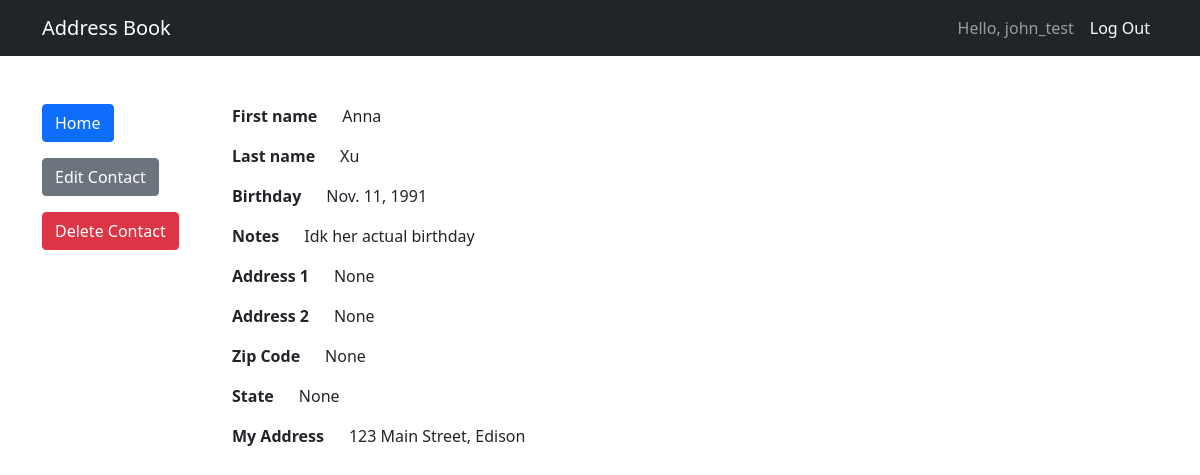
The app's page /contacts/10 (signed in), older data.
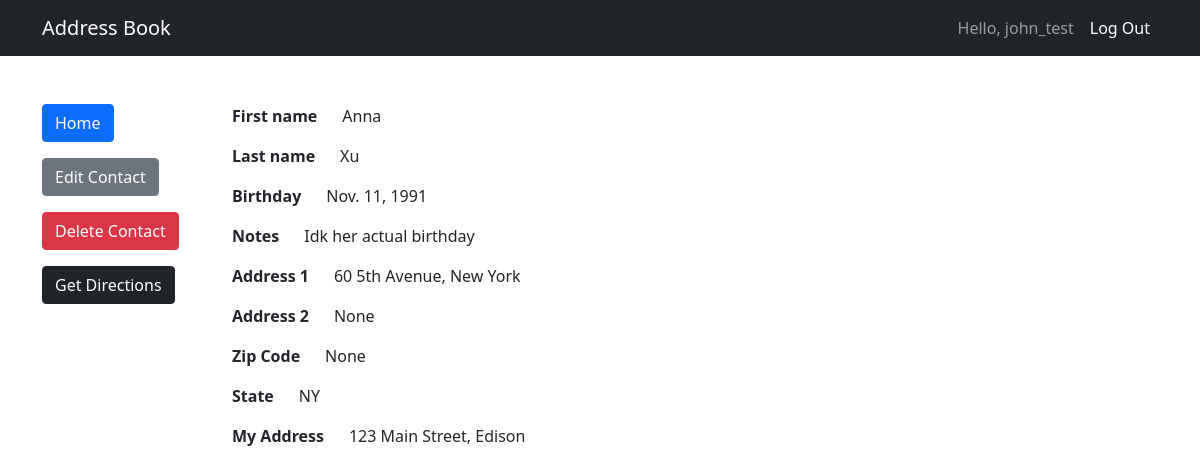
The same page, newer data.
### directory/models.py (models this page shows, shortened)
class Contact(models.Model):
    first_name = models.CharField(max_length=20)
    last_name = models.CharField(max_length=20)
    email = models.EmailField(blank=True, null=True)
    birthday = models.DateField('Birthday', blank=True, null=True)
    notes = models.TextField('Notes', max_length=500, blank=True)
    username = models.ForeignKey(User, blank=True, null=True, on_delete=models.CASCADE)
    address_line1 = models.CharField(max_length = 50, null=True, blank=True)
    address_line2 = models.CharField(max_length = 50, null=True, blank=True)
    address_ZIP = models.CharField(max_length = 5, null=True, blank=True)
    address_state = models.CharField(max_length = 50, null=True, blank=True)
    self_contact = models.BooleanField(default=False)

### directory/views.py (the view)
# urls.py: path('contacts/<int:pk>', ContactView.as_view(), name='contact-detail'),
class ContactView(LoginRequiredMixin, UserPassesTestMixin, DetailView):
    model = Contact
    def test_func(self):
        obj = self.get_object()
        return obj.username == self.request.user
    def get_context_data(self, **kwargs):
        context = super().get_context_data(**kwargs)
        context['user_info'] = Contact.objects.filter(username=self.request.user).filter(self_contact=True).values()[0]
        return context

### directory/templates/directory/contact_detail.html (shortened to what this page needs)
{% extends "base.html" %}
{% block content %}
    <div class="row">
        <div class="col-2">
            <a class="btn btn-primary" href="{% url 'show-contacts' %}" role="button">Home</a>
            <a class="btn btn-secondary" href="{% url 'update-contact' contact.id %}" role="button">Edit Contact</a>
            {% if not contact.self_contact %}
                <a class="btn btn-danger" href="{% url 'delete-contact' contact.id %}" role="button">Delete Contact</a>
            {% endif %}
            {% if user_info.address_line1 != None and contact.address_line1 != None and not contact.self_contact %}
                <a class="btn btn-dark" href="{% url 'directions:map' %}?start={{ user_info.address_line1 }}-{{ user_info.address_ZIP }}-{{ user_info.address_state }}&end={{ contact.address_line1 }}-{{ contact.address_ZIP }}-{{ contact.address_state }}" role="button">Get Directions</a>
            {% endif %}
        </div>
        <div class="col-6">
            <p><strong>First name &nbsp;&nbsp;&nbsp;&nbsp; </strong> {{ contact.first_name }}</p>
            <p><strong>Last name &nbsp;&nbsp;&nbsp;&nbsp; </strong> {{ contact.last_name }}</p>
            <p><strong>Birthday &nbsp;&nbsp;&nbsp;&nbsp; </strong> {{ contact.birthday}}</p>
            <p><strong>Notes &nbsp;&nbsp;&nbsp;&nbsp; </strong> {{ contact.notes}}</p>
            <p><strong>Address 1 &nbsp;&nbsp;&nbsp;&nbsp; </strong> {{ contact.address_line1}}</p>
            <p><strong>Address 2 &nbsp;&nbsp;&nbsp;&nbsp; </strong> {{ contact.address_line2}}</p>
            <p><strong>Zip Code &nbsp;&nbsp;&nbsp;&nbsp; </strong> {{ contact.address_ZIP}}</p>
            <p><strong>State &nbsp;&nbsp;&nbsp;&nbsp; </strong> {{ contact.address_state}}</p>
            <p><strong>My Address &nbsp;&nbsp;&nbsp;&nbsp; </strong> {{ user_info.address_line1 }}</p>
        </div>
    </div>
{% endblock content %}

Row changes from the older to the newer data that the page shows:
changed Contact "Anna": address_line1 "None" → "60 5th Avenue, New York"; address_state "None" → "NY"
Text that changed along with them:
text now shown: "Get Directions"
